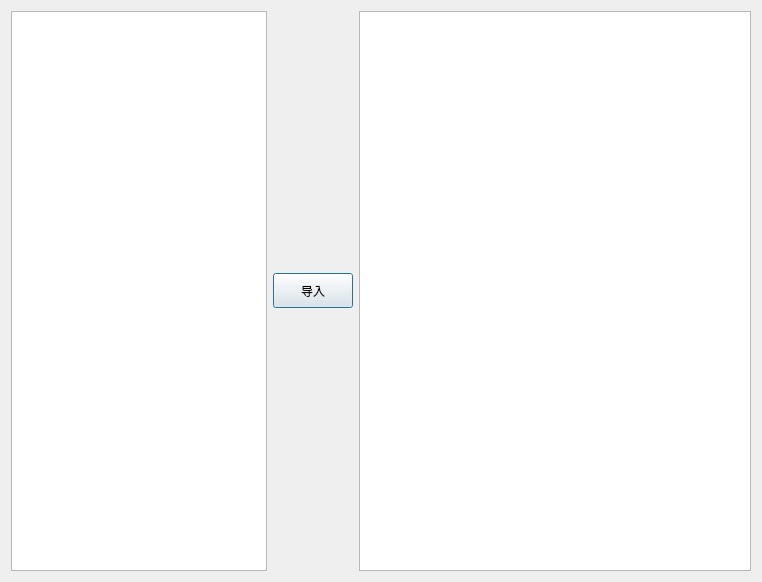
<?xml version="1.0" encoding="UTF-8"?>
<ui version="4.0">
 <class>page_one</class>
 <widget class="QWidget" name="page_one">
  <property name="geometry">
   <rect>
    <x>0</x>
    <y>0</y>
    <width>762</width>
    <height>582</height>
   </rect>
  </property>
  <property name="windowTitle">
   <string>Form</string>
  </property>
  <layout class="QHBoxLayout" name="horizontalLayout">
   <item>
    <widget class="QListView" name="listView">
     <property name="sizePolicy">
      <sizepolicy hsizetype="Minimum" vsizetype="Expanding">
       <horstretch>0</horstretch>
       <verstretch>0</verstretch>
      </sizepolicy>
     </property>
     <property name="maximumSize">
      <size>
       <width>16777215</width>
       <height>16777215</height>
      </size>
     </property>
    </widget>
   </item>
   <item>
    <widget class="PrimaryPushButton" name="pushButton">
     <property name="sizePolicy">
      <sizepolicy hsizetype="Preferred" vsizetype="Fixed">
       <horstretch>0</horstretch>
       <verstretch>0</verstretch>
      </sizepolicy>
     </property>
     <property name="minimumSize">
      <size>
       <width>0</width>
       <height>35</height>
      </size>
     </property>
     <property name="font">
      <font>
       <family>Microsoft YaHei</family>
      </font>
     </property>
     <property name="text">
      <string>导入</string>
     </property>
     <property name="default">
      <bool>true</bool>
     </property>
    </widget>
   </item>
   <item>
    <widget class="QTableView" name="tableView"/>
   </item>
  </layout>
 </widget>
 <customwidgets>
  <customwidget>
   <class>PrimaryPushButton</class>
   <extends>QPushButton</extends>
   <header>qfluentwidgets</header>
  </customwidget>
 </customwidgets>
 <resources/>
 <connections/>
</ui>
